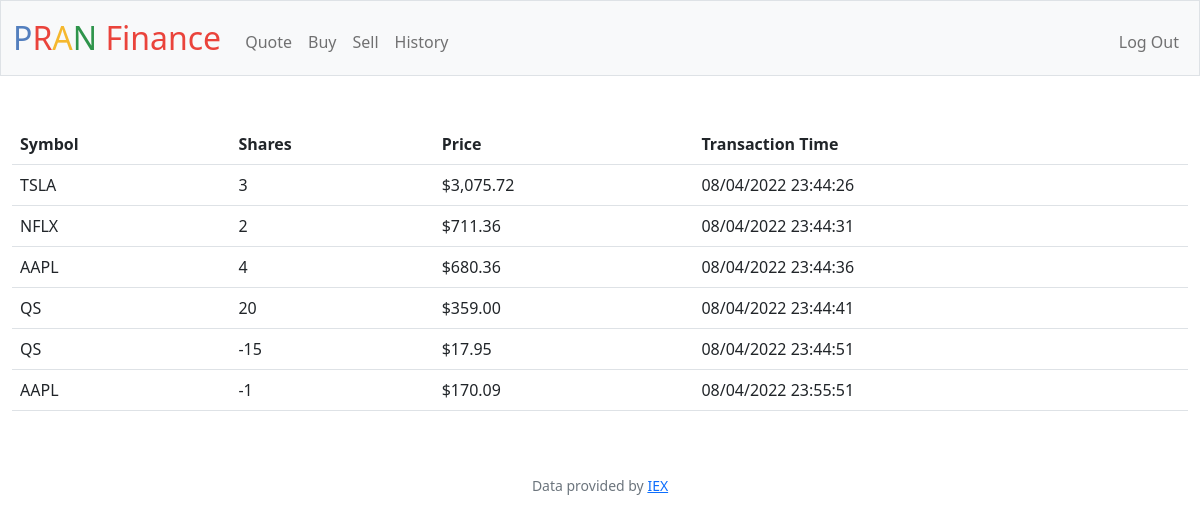
The app's page /history (signed in) with its own data.
### tables this page shows
CREATE TABLE transactions (tid INTEGER PRIMARY KEY AUTOINCREMENT NOT NULL, uid INTEGER NOT NULL, shares INTEGER NOT NULL, price NUMERIC NOT NULL, time TEXT NOT NULL, symbol TEXT NOT NULL);

### app.py (the view)
@app.route("/history")
@login_required
def history():
    uid = session["user_id"]
    log = db.execute("SELECT * FROM transactions WHERE uid=?", uid)
    return render_template("history.html", log=log)

### app.py (called while the page is built)
@app.after_request
def after_request(response):
    response.headers["Cache-Control"] = "no-cache, no-store, must-revalidate"
    response.headers["Expires"] = 0
    response.headers["Pragma"] = "no-cache"
    return response

### helpers.py (called while the page is built)
def login_required(f):
    @wraps(f)
    def decorated_function(*args, **kwargs):
        if session.get("user_id") is None:
            return redirect("/login")
        return f(*args, **kwargs)
    return decorated_function

def usd(value):
    return f"${value:,.2f}"

### templates/history.html (shortened to what this page needs)
{% extends "layout.html" %}
{% block main %}
    <table class="table tablestriped">
        <thead>
            <tr>
                <th class="text-start">Symbol</th>
                <th class="text-start">Shares</th>
                <th class="text-start">Price</th>
                <th class="text-start">Transaction Time</th>
            </tr>
            {% for stock in log %}
            <tr>
                <td class="text-start">
                    {{stock["symbol"]}}
                </td>
                <td class="text-start">
                    {{stock["shares"]}}
                </td>
                <td class="text-start">
                    {{stock["price"] | usd}}
                </td>
                <td class="text-start">
                    {{stock["time"]}}
                </td>
            </tr>
            {% endfor %}
        </thead>
    </table>
{% endblock %}

### templates/layout.html (shortened to what this page needs)
<!DOCTYPE html>
<html lang="en">
    <head>
        <link href="https://cdn.jsdelivr.net/npm/bootstrap@5.1.3/dist/css/bootstrap.min.css" rel="stylesheet">
        <link href="/static/styles.css" rel="stylesheet">
    </head>
    <body>
        <nav class="bg-light border navbar navbar-expand-md navbar-light">
            <div class="container-fluid">
                <a class="navbar-brand" href="/"><span class="blue">P</span><span class="red">R</span><span class="yellow">A</span><span class="green">N</span> <span class="red">Finance</span></a>
                <div class="collapse navbar-collapse" id="navbar">
                    {% if session["user_id"] %}
                        <ul class="navbar-nav me-auto mt-2">
                            <li class="nav-item"><a class="nav-link" href="/quote">Quote</a></li>
                            <li class="nav-item"><a class="nav-link" href="/buy">Buy</a></li>
                            <li class="nav-item"><a class="nav-link" href="/sell">Sell</a></li>
                            <li class="nav-item"><a class="nav-link" href="/history">History</a></li>
                        </ul>
                        <ul class="navbar-nav ms-auto mt-2">
                            <li class="nav-item"><a class="nav-link" href="/logout">Log Out</a></li>
                        </ul>
                    {% else %}
                        <ul class="navbar-nav ms-auto mt-2">
                            <li class="nav-item"><a class="nav-link" href="/register">Register</a></li>
                            <li class="nav-item"><a class="nav-link" href="/login">Log In</a></li>
                        </ul>
                    {% endif %}
                </div>
            </div>
        </nav>
        <main class="container-fluid py-5 text-center">
            {% block main %}{% endblock %}
        </main>
        <footer class="mb-5 small text-center text-muted">
            Data provided by <a href="https://iexcloud.io/">IEX</a>
        </footer>
    </body>
</html>

### static/styles.css (style rules this page uses)
nav .navbar-brand { font-size: xx-large; }
nav .navbar-brand .blue { color: #537fbe; }
nav .navbar-brand .red { color: #ea433b; }
nav .navbar-brand .yellow { color: #f5b82e; }
nav .navbar-brand .green { color: #2e944b; }

### records on screen
transactions: symbol "TSLA", shares "3", price "$3,075.72", time "08/04/2022 23:44:26"
transactions: symbol "NFLX", shares "2", price "$711.36", time "08/04/2022 23:44:31"
transactions: symbol "AAPL", shares "4", price "$680.36", time "08/04/2022 23:44:36"
transactions: symbol "QS", shares "20", price "$359.00", time "08/04/2022 23:44:41"
transactions: symbol "QS", shares "-15", price "$17.95", time "08/04/2022 23:44:51"
transactions: symbol "AAPL", shares "-1", price "$170.09", time "08/04/2022 23:55:51"
